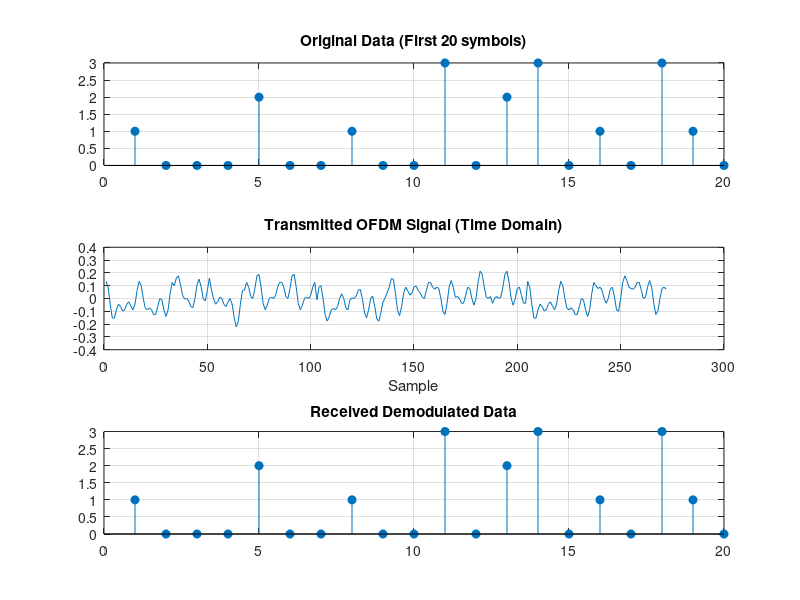
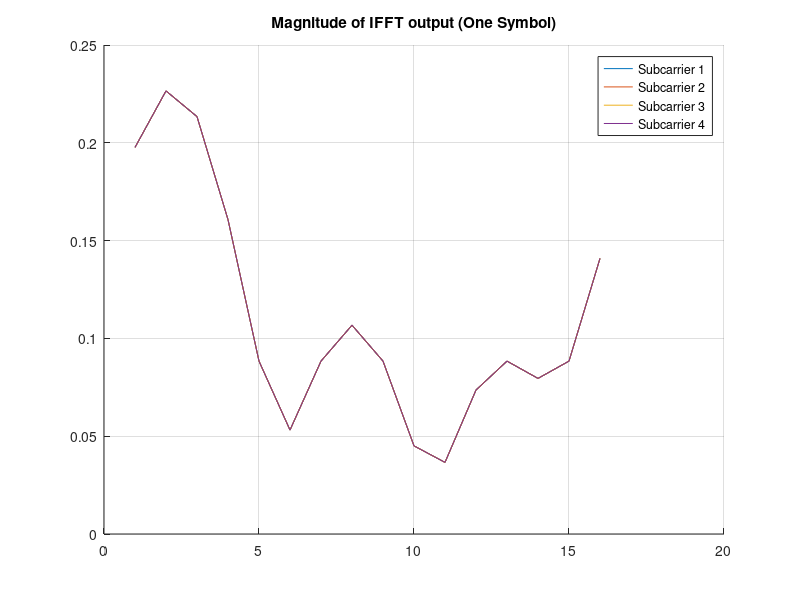

These charts were generated, in order, by the following MATLAB code: (Note: this script raises an error after producing the figures.)
clc; clear; close all;

% --- 1. System Parameters ---
num_bits = 64;          % Total data points
M = 4;                  % Modulation Order (QPSK = 4)
N_sub = 4;              % Number of Subcarriers
N_fft = 16;             % FFT/Block Size
cp_len = floor(0.1 * N_fft); % Length of Cyclic Prefix (Guard Interval)

% --- 2. Transmitter (Tx) ---
fprintf('--- TRANSMITTER ---\n');

% A. Source & Modulation
data = randsrc(1, num_bits, 0:M-1);      % Generate random symbols (0-3)
mod_data = pskmod(data, M, pi/4);        % QPSK Modulation

% B. Serial to Parallel (S/P)
% Pad data to ensure it fits perfectly into subcarrier blocks
rem_bits = mod(length(mod_data), N_sub);
if rem_bits ~= 0
    padding = zeros(1, N_sub - rem_bits);
    mod_data = [mod_data, padding];
end
parallel_data = reshape(mod_data, N_sub, []).'; % Reshape to [Blocks x Subcarriers]

% C. IFFT (Frequency -> Time Domain)
% We perform IFFT on rows (each row is a time block)
% Note: Usually we resize to N_fft, placing data on subcarriers
ifft_data = ifft(parallel_data, N_fft, 2); 

% D. Add Cyclic Prefix (CP)
% Take the last 'cp_len' samples and append them to the front
cp_data = [ifft_data(:, end-cp_len+1:end), ifft_data];

% E. Parallel to Serial (P/S)
tx_signal = reshape(cp_data.', 1, []);   % Transmit Stream

% --- 3. Channel ---
% Adding minimal noise for realism
rx_signal = awgn(tx_signal, 30, 'measured'); 

% --- 4. Receiver (Rx) ---
fprintf('--- RECEIVER ---\n');

% A. Serial to Parallel
rx_parallel = reshape(rx_signal, N_fft + cp_len, []).';

% B. Remove Cyclic Prefix
rx_no_cp = rx_parallel(:, cp_len+1:end);

% C. FFT (Time -> Frequency Domain)
fft_data = fft(rx_no_cp, N_fft, 2);

% D. Data Extraction & Demodulation
% Extract only the data subcarriers (first N_sub columns)
rx_symbols_extracted = fft_data(:, 1:N_sub);
rx_serial = reshape(rx_symbols_extracted.', 1, []);

% Demodulation
demod_data = pskdemod(rx_serial, M, pi/4);
demod_data = demod_data(1:num_bits); % Remove any padding

% --- 5. Output & Plotting ---
fprintf('Transmission Complete.\n');
fprintf('Bit Error Rate: %.4f\n', mean(data ~= demod_data));

figure;
subplot(3,1,1); stem(data(1:20), 'filled'); 
title('Original Data (First 20 symbols)'); grid on;
subplot(3,1,2); plot(real(tx_signal)); 
title('Transmitted OFDM Signal (Time Domain)'); grid on; xlabel('Sample');
subplot(3,1,3); stem(demod_data(1:20), 'filled'); 
title('Received Demodulated Data'); grid on;

% Visualize Subcarriers (Orthogonality check)
figure;
hold on;
colors = {'r', 'g', 'b', 'k'};
t_idx = 1:N_fft;
for i = 1:min(N_sub, 4)
    plot(abs(ifft_data(1, :)), 'DisplayName', ['Subcarrier ' num2str(i)]);
end
title('Magnitude of IFFT output (One Symbol)');
legend; grid on;

% --- OFDM RECEIVER ---
fprintf('\n--- RECEIVER START ---\n');

% 1. Serial to Parallel (Reshape)
% Reshape the long serial signal back into parallel blocks
rx_parallel = reshape(ofdm_signal, rows_Append_prefix, cols_Append_prefix);

% 2. Remove Cyclic Prefix (CP)
% We discard the first 'cp_len' rows (the "bumper")
rx_no_cp = rx_parallel(cp_len+1:end, :);

% Visualize CP Removal
figure;
subplot(2,1,1); plot(real(rx_parallel(:,1)), 'r'); title('Subcarrier 1 (With CP)'); grid on;
subplot(2,1,2); plot(real(rx_no_cp(:,1)), 'b'); title('Subcarrier 1 (CP Removed)'); grid on;

% 3. FFT (Time Domain -> Frequency Domain)
% MATLAB can calculate FFT for all 4 columns instantly (Vectorized)
fft_data = fft(rx_no_cp, 16); 

% Plotting FFT results (Vectorized Plotting)
figure;
colors = {'r', 'c', 'b', 'g'};
for i = 1:4
    subplot(4, 1, i);
    plot(real(fft_data(:, i)), colors{i});
    grid on;
    title(['FFT of Subcarrier ', num2str(i)]);
end

% 4. Parallel to Serial & Demodulation
% Flatten the matrix back to a single stream
rx_serial_data = reshape(fft_data, 1, []); 

% Demodulate (Phase -> Bits)
% Note: Ensure 'rx_serial_data' is normalized if channel gain != 1
demod_data = pskdemod(rx_serial_data, 4); 

% 5. Error Calculation & Result Plot
figure;
stem(data, 'bo', 'LineWidth', 1.5, 'DisplayName', 'Original'); hold on;
stem(demod_data, 'rx', 'LineWidth', 1.5, 'DisplayName', 'Received');
legend; grid on;
title('Comparison: Original Data vs Received Data');
xlabel('Data Point'); ylabel('Symbol Value');

% Calculate Bit Error Rate (BER)
errors = sum(data ~= demod_data);
fprintf('Total Errors: %d\n', errors);
fprintf('BER: %.4f\n', errors/length(data));